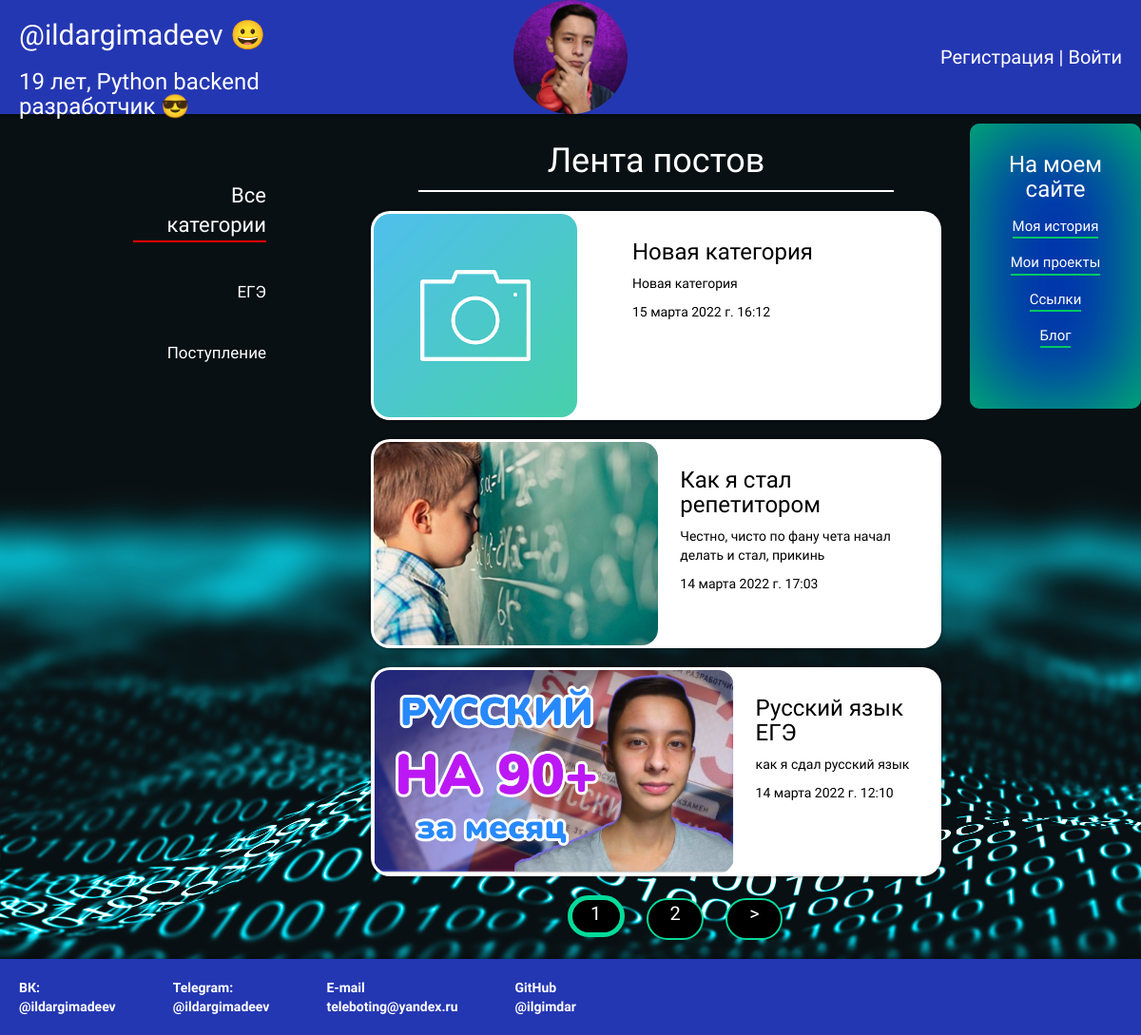
The page /articles/ on the database as committed earlier.
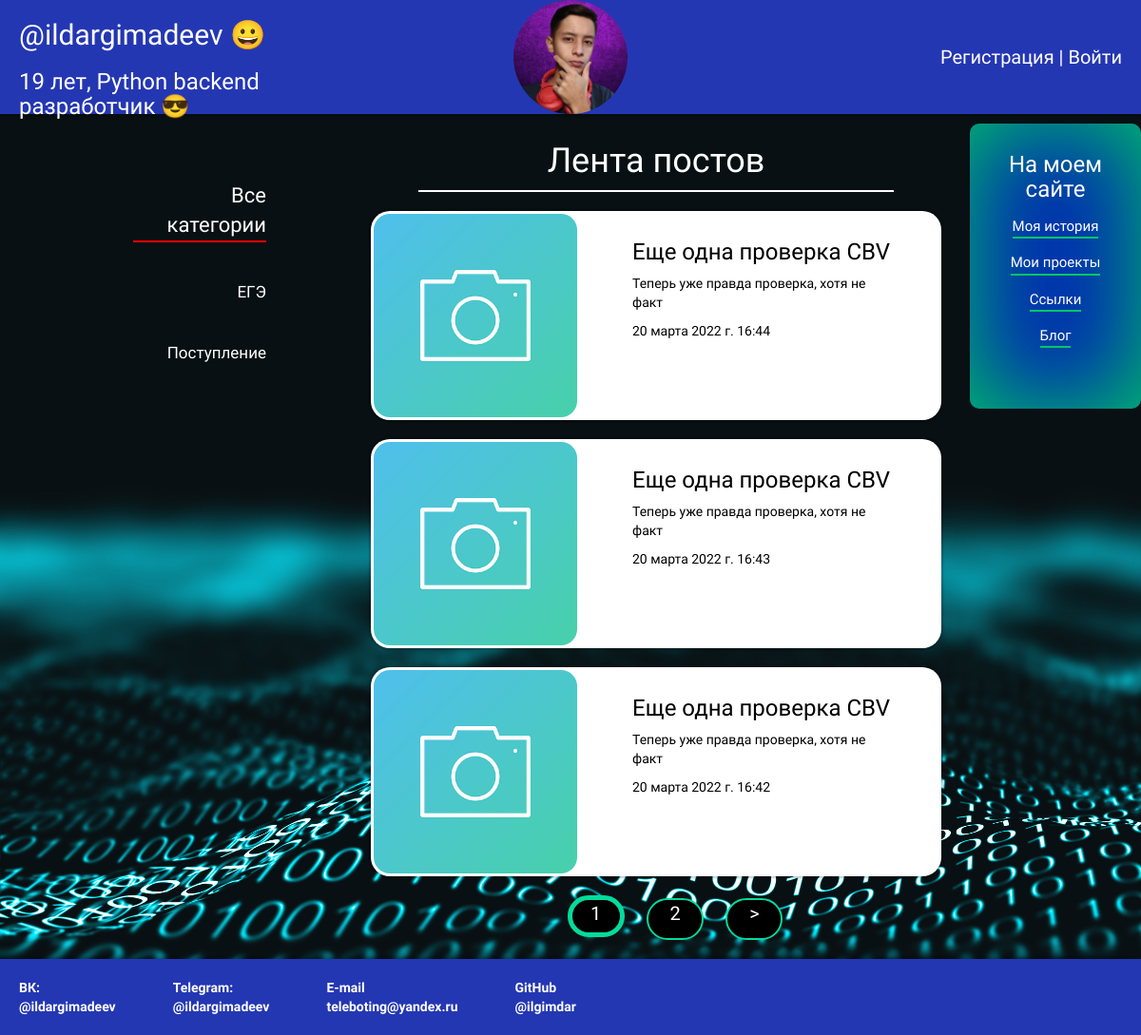
The same page on the database as committed later.
### blog/models.py (models this page shows, shortened)
class Category(models.Model):
    name = models.CharField(max_length=50, db_index=True, verbose_name='Категория')
    class Meta:
        verbose_name = 'Категория'
        verbose_name_plural = 'Категории'

class Post(models.Model):
    author = models.ForeignKey(settings.AUTH_USER_MODEL, on_delete=models.CASCADE, verbose_name='Автор статьи')
    title = models.CharField(max_length=200, verbose_name='Заголовок')
    text = models.TextField(verbose_name='Текст статьи')
    created_date = models.DateTimeField(default=timezone.now)
    published_date = models.DateTimeField(blank=True, null=True, verbose_name='Дата публикации')
    photo = models.ImageField(null=True)
    cat = models.ForeignKey('Category', on_delete=models.PROTECT, null=True, verbose_name='Категория')
    class Meta:
        verbose_name = 'Пост'
        verbose_name_plural = 'Посты'
        ordering = ['id']

### articles/views.py (the view)
# urls.py: path('', PostList.as_view(), name='post_list'),
class PostList(DataMixin, ListView):
    model = Post
    template_name = 'articles/articles.html'
    context_object_name = 'posts'
    paginate_by = 3
    def get_context_data(self, *, object_list=None, **kwargs):
        context = super().get_context_data(**kwargs)
        c_def = self.get_user_context()
        return dict(list(context.items()) + list(c_def.items()))
    def get_queryset(self):
        return Post.objects.order_by('-published_date')

### articles/utils.py (called while the page is built)
    def get_user_context(self, **kwargs):
        context = kwargs
        cats = Category.objects.all()
        context['cats'] = cats
        if 'cat_selected' not in context:
            context['cat_selected'] = 0
        return context

### articles/templates/articles/articles.html (shortened to what this page needs)
{% extends 'blog/base.html' %}
{% load static %}
{% load articles_tags %}
{% block content %}
<aside class="sidebar1">
    <nav class="nav">
        <ul>
            <li class="active current-cat"><a href="{% url 'post_list' %}">Все категории</a></li>
            {% for c in cats %}
                <li><a href="/articles/category/{{ c.pk }}/">{{ c.name }}</a></li>
            {% endfor %}
        </ul>
    </nav>
</aside>
<div class="content twitter">
    <div class="articles-name">
        <h1>Лента постов</h1>
    </div>
    {% for post in posts %}
    <div class="post post-card">
            {% if post.photo and post.photo.url %}
            <img src="{{ post.photo.url }}">
            {% else %}
            <img src="{% static 'images/default.png' %}" alt="" class="post_img">
            {% endif %}
            <div class="post-card-inside">
                <h3><a href="{% url 'post_detail' pk=post.pk %}">{{ post.title }}</a></h3>
                <p>{{ post.text|linebreaksbr|truncatewords:30}}</p>
                <p>{{ post.published_date }}</p>
            </div>
    </div>
    {% endfor %}
    {% if page_obj.has_other_pages %}
    <nav class="list-pages">
        <ul>
            {% for p in paginator.page_range %}
                {% if page_obj.number == p %}
                    <li class="page-num page-num-selected">
                        <a href="?page={{ p }}">{{ p }}</a>
                    </li>
                {% elif p >= page_obj.number|add:-1 and p <= page_obj.number|add:1 %}
                    <li class="page-num">
                        <a href="?page={{ p }}">{{ p }}</a>
                    </li>
                {% endif %}
            {% endfor %}
            {% if page_obj.has_next %}
                <li class="page-num">
                        <a href="?page={{ page_obj.next_page_number }}">&gt</a>
                </li>
            {% endif %}
        </ul>
    </nav>
    {% endif %}
</div>
{% endblock %}

Rows that differ between the two databases and show on the page:
no longer on this page (row unchanged): Post: photo (placeholder picture), title "Новая категория", text "Новая категория", published_date "15 марта 2022 г. 16:12"
no longer on this page (row unchanged): Post: photo (picture), title "Как я стал репетитором", text "Честно, чисто по фану чета начал делать и стал, прикинь", published_date "14 марта 2022 г. 17:03"
no longer on this page (row unchanged): Post: photo (picture), title "Русский язык ЕГЭ", text "как я сдал русский язык", published_date "14 марта 2022 г. 12:10"
added Post: photo (placeholder picture), title "Еще одна проверка CBV", text "Теперь уже правда проверка, хотя не факт", published_date "20 марта 2022 г. 16:44"
added Post: photo (placeholder picture), title "Еще одна проверка CBV", text "Теперь уже правда проверка, хотя не факт", published_date "20 марта 2022 г. 16:43"
added Post: photo (placeholder picture), title "Еще одна проверка CBV", text "Теперь уже правда проверка, хотя не факт", published_date "20 марта 2022 г. 16:42"
